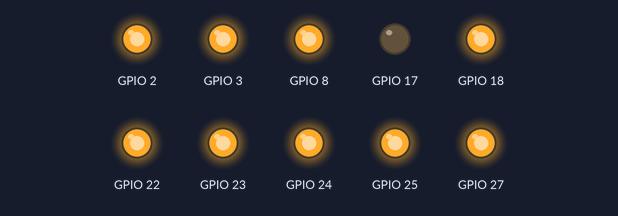
Bench run of a program on a simulated Raspberry Pi (BCM pin numbers). On the bench: output pins drawn as LEDs (lit = HIGH). Parts the program declares active-low are drawn by pin level, so they are really on while drawn off; what the program prints to the terminal is not drawn.

Above: at 0.2 s.
At 2.2 s:
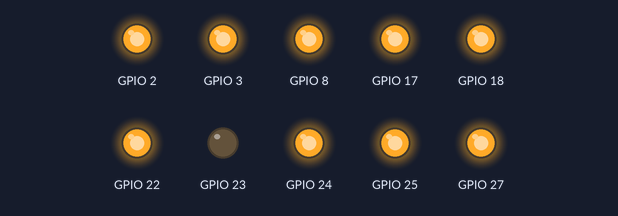
At 3.7 s:
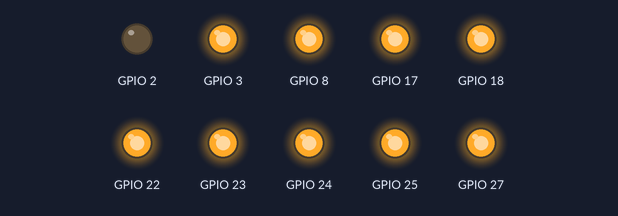
At 5.0 s:
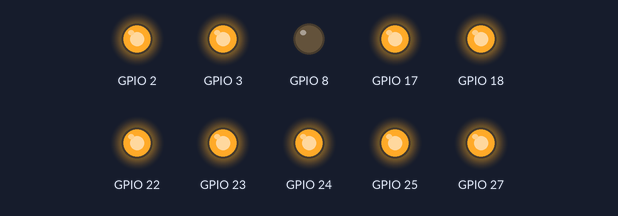
At 8.7 s:
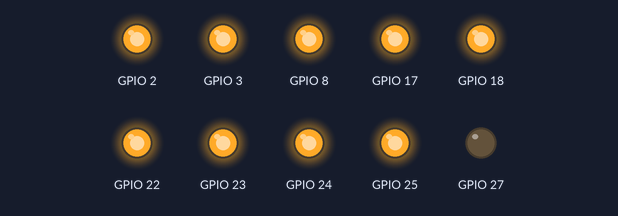
At 12.7 s:
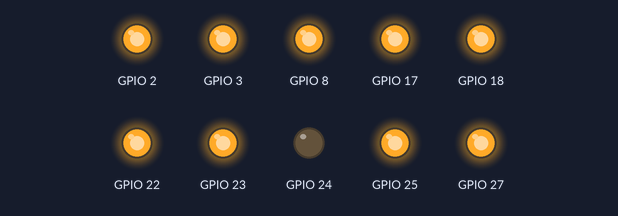
Timing chart, 0 to 13.0 s (numbered marks = the images above):
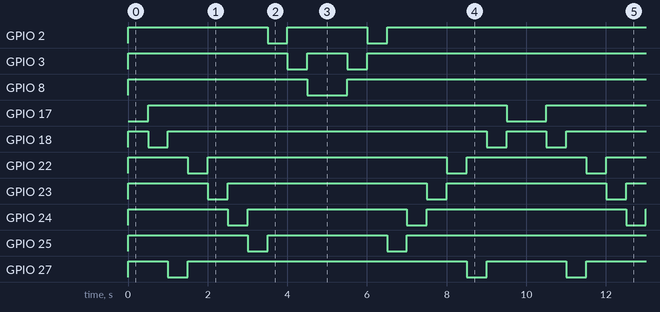

The program:

LightWater3.py
```python
#!/usr/bin/env python3
########################################################################
# Filename    : LightWater.py
# Description : Use LEDBar Graph(10 LED)
# Author      : www.freenove.com
# modification: 2019/12/27
########################################################################
from gpiozero import LEDBoard
from time import sleep

print('Program is starting ... ')

ledPins = ["J8:11", "J8:12","J8:13","J8:15","J8:16","J8:18","J8:22","J8:3","J8:5","J8:24"]

leds = LEDBoard(*ledPins, active_high=False)

timeDelay = 0.5

while True:
    for index in range(0,len(ledPins),1):       #move led(on) from left to right
        leds.on(index)
        sleep(timeDelay)
        leds.off(index)
    for index in range(len(ledPins)-1,-1,-1):   #move led(on) from right to left
        leds.on(index)
        sleep(timeDelay)
        leds.off(index)
```

Measured:
- by itself, GPIO 2: repeats every 10.0 s: HIGH 2.0 s, LOW 0.50 s, HIGH 7.0 s, LOW 0.50 s
- by itself, GPIO 3: repeats every 10.0 s: HIGH 1.0 s, LOW 0.50 s, HIGH 8.0 s, LOW 0.50 s
- by itself, GPIO 8, GPIO 17: alternates HIGH for 9.0 s and LOW for 1.0 s
- by itself, GPIO 18: repeats every 10.0 s: HIGH 8.0 s, LOW 0.50 s, HIGH 1.0 s, LOW 0.50 s
- by itself, GPIO 22: repeats every 10.0 s: HIGH 6.0 s, LOW 0.50 s, HIGH 3.0 s, LOW 0.50 s
- by itself, GPIO 23: repeats every 10.0 s: HIGH 5.0 s, LOW 0.50 s, HIGH 4.0 s, LOW 0.50 s
- by itself, GPIO 24: repeats every 10.0 s: HIGH 4.0 s, LOW 0.50 s, HIGH 5.0 s, LOW 0.50 s
- by itself, GPIO 25: repeats every 10.0 s: HIGH 3.0 s, LOW 0.50 s, HIGH 6.0 s, LOW 0.50 s
